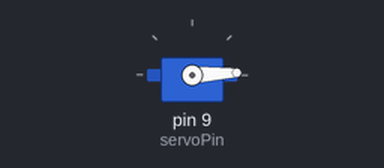
The sketch below on a simulated Arduino Uno, built with avr-gcc and run on an emulated ATmega328P. Parts: servo.

Above: at 0.05 s.
At 1.3 s:
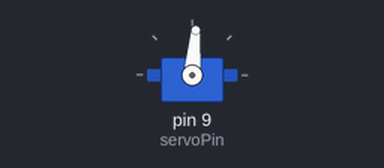
At 2.6 s:
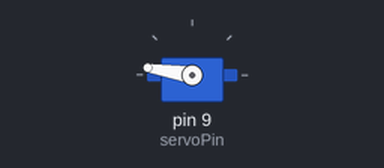
At 5.2 s:
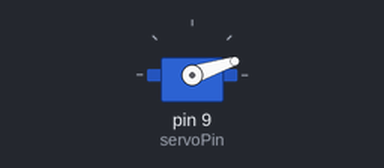
Timing chart, 0 to 7.1 s (numbered marks = the images above):
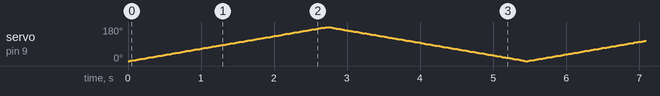

The sketch:

Hanunnisa_autoSweepingServo.ino
```cpp
// Auto-sweeping Servo

#include <Servo.h>

Servo myservo; // membuat objek servo untuk mengontrol motor servo

int pos = 0; // variabel untuk menyimpan posisi servo
const int servoPin = 9;

void setup()
{
  // attach servo ke pin 9
  myservo.attach(servoPin);
}

void loop()
{
  // berputar dari 0 derajat ke 180 derajat
  for(pos = 0; pos <= 180; pos +=1)
  {
    myservo.write(pos);
    delay(15);
  }
  // berputar dari 180 derajat ke 0 derajat
  for(pos = 180; pos >= 0; pos -=1)
  {
    myservo.write(pos);
    delay(15);
  }
}
```

autoSweepingServo.cpp
```cpp
// Auto-sweeping Servo

#include <Servo.h>

Servo myservo; // membuat objek servo untuk mengontrol motor servo

int pos = 0; // variabel untuk menyimpan posisi servo
const int servoPin = 9;

void setup()
{
  // attach servo ke pin 9
  myservo.attach(servoPin);
}

void loop()
{
  // berputar dari 0 derajat ke 180 derajat
  for(pos = 0; pos <= 180; pos +=1)
  {
    myservo.write(pos);
    delay(15);
  }
  // berputar dari 180 derajat ke 0 derajat
  for(pos = 180; pos >= 0; pos -=1)
  {
    myservo.write(pos);
    delay(15);
  }
}
```
